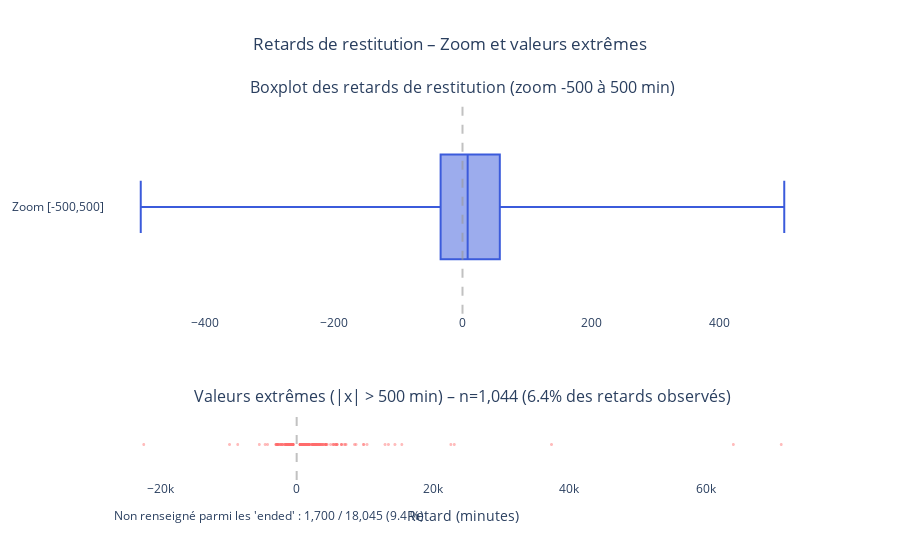

Notebook code for this chart:
### Code cell
# Parameters (analysis view only)
# Zoom window for the boxplot
ZOOM_MIN = -500
ZOOM_MAX = 500

# Data preparation (ended only)
# Keep only rentals that actually ended
df_ended = df[df["state"].eq("ended")].copy()

# Extract delay values (already numeric); NaN = no delay information
delay_minutes = df_ended["delay_at_checkout_in_minutes"]

total_ended = int(len(df_ended))
missing_count = int(delay_minutes.isna().sum())  # ended with no checkout delay
missing_pct = (missing_count / total_ended * 100) if total_ended else 0.0

# Use only observed delays (drop NaN) for plotting
observed_delays = delay_minutes.dropna()

# Split into core vs. outliers
core_mask = observed_delays.between(ZOOM_MIN, ZOOM_MAX)
core_delays = observed_delays[core_mask]
outlier_delays = observed_delays[~core_mask]

# Figure (boxplot + outliers)
subplot_titles = (
    f"Boxplot des retards de restitution (zoom {ZOOM_MIN} à {ZOOM_MAX} min)",
    "Valeurs extrêmes (|x| > "
    f"{abs(ZOOM_MAX)} min) – "
    f"n={len(outlier_delays):,} "
    f"({len(outlier_delays) / len(observed_delays):.1%} "
    "des retards observés)",
)

fig = make_subplots(
    rows=2,
    cols=1,
    vertical_spacing=0.25,  # spacing between the two rows
    row_heights=[0.75, 0.25],
    subplot_titles=subplot_titles,
)

# Top: boxplot (zoomed)
fig.add_trace(
    go.Box(
        x=core_delays,
        boxpoints=False,
        name=f"Zoom [{ZOOM_MIN},{ZOOM_MAX}]",
        marker_color="#3B5BDB",  # blue
    ),
    row=1,
    col=1,
)

# Bottom: outliers as small scatter points
fig.add_trace(
    go.Scattergl(
        x=outlier_delays,
        y=np.zeros(len(outlier_delays)),
        mode="markers",
        marker=dict(size=3, opacity=0.45, color="#FF6B6B"),
        name="Valeurs extrêmes",
    ),
    row=2,
    col=1,
)

# Axes cosmetics
# (y is not informative on the outliers strip)
fig.update_yaxes(showticklabels=False, row=2, col=1)
fig.update_xaxes(title_text="Retard (minutes)", row=2, col=1)

# Reference lines at 0 minute
fig.add_vline(x=0, line_dash="dash", line_color="#999", opacity=0.6, row=1, col=1)
fig.add_vline(x=0, line_dash="dash", line_color="#999", opacity=0.6, row=2, col=1)

# Layout & global title
fig.update_layout(
    height=560,
    showlegend=False,
    plot_bgcolor="white",
    title=dict(
        text="Retards de restitution – Zoom et valeurs extrêmes",
        x=0.5,
        xanchor="center",
    ),
)

# Footnote about missing among 'ended'
fig.add_annotation(
    x=0.01,
    y=-0.12,
    xref="paper",
    yref="paper",
    text=(
        "Non renseigné parmi les 'ended' : "
        f"{missing_count:,} / {total_ended:,} "
        f"({missing_pct:.1f} %)"
    ),
    showarrow=False,
    align="left",
)

fig.show()

### Figure 1 — Plotly figure (JSON) as saved in the notebook; plotly's stock layout.template omitted (floating-point values rounded to 4 significant figures; data arrays with more than 128 entries replaced by an {"elided": "..."} marker saying what was removed)
{"data": [{"boxpoints": false, "marker": {"color": "#3B5BDB"}, "name": "Zoom [-500,500]", "type": "box", "x": {"elided": "15301 int values"}, "xaxis": "x", "yaxis": "y"}, {"marker": {"color": "#FF6B6B", "opacity": 0.45, "size": 3}, "mode": "markers", "name": "Valeurs extrêmes", "type": "scattergl", "x": {"elided": "1044 int values"}, "xaxis": "x2", "y": {"elided": "1044 int values"}, "yaxis": "y2"}], "layout": {"annotations": [{"font": {"size": 16}, "showarrow": false, "text": "Boxplot des retards de restitution (zoom -500 à 500 min)", "x": 0.5, "xanchor": "center", "xref": "paper", "y": 1, "yanchor": "bottom", "yref": "paper"}, {"font": {"size": 16}, "showarrow": false, "text": "Valeurs extrêmes (|x| > 500 min) – n=1,044 (6.4% des retards observés)", "x": 0.5, "xanchor": "center", "xref": "paper", "y": 0.1875, "yanchor": "bottom", "yref": "paper"}, {"align": "left", "showarrow": false, "text": "Non renseigné parmi les 'ended' : 1,700 / 18,045 (9.4 %)", "x": 0.01, "xref": "paper", "y": -0.12, "yref": "paper"}], "height": 560, "plot_bgcolor": "white", "shapes": [{"line": {"color": "#999", "dash": "dash"}, "opacity": 0.6, "type": "line", "x0": 0, "x1": 0, "xref": "x", "y0": 0, "y1": 1, "yref": "y domain"}, {"line": {"color": "#999", "dash": "dash"}, "opacity": 0.6, "type": "line", "x0": 0, "x1": 0, "xref": "x2", "y0": 0, "y1": 1, "yref": "y2 domain"}], "showlegend": false, "title": {"text": "Retards de restitution – Zoom et valeurs extrêmes", "x": 0.5, "xanchor": "center"}, "xaxis": {"anchor": "y", "domain": [0, 1]}, "xaxis2": {"anchor": "y2", "domain": [0, 1], "title": {"text": "Retard (minutes)"}}, "yaxis": {"anchor": "x", "domain": [0.4375, 1]}, "yaxis2": {"anchor": "x2", "domain": [0, 0.1875], "showticklabels": false}}}
